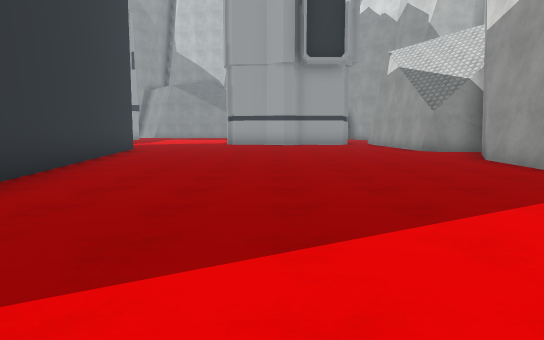
[1] (above)

24 first-person views from a walk through a scene from a Unity 3-D project. The camera is 1.3 m above the floor, tilts 6° down and sees 70° across. The floor is counted in squares, 2 m on a side. Each view is taken from the middle of a square. On the plan, view 1 faces up. The plan holds only what a view shows up to about 11 squares ahead; the rest is blank. The place goes on beyond the plan. The player is left out. Some surface patterns are stand-ins.

[2]
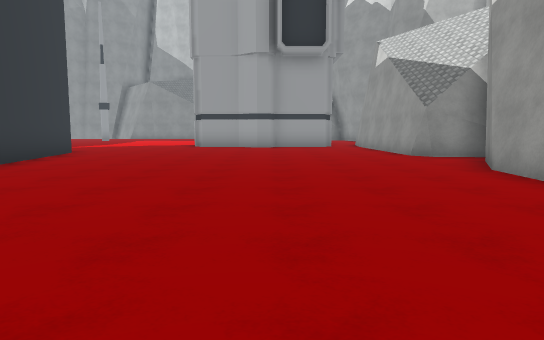

[3]
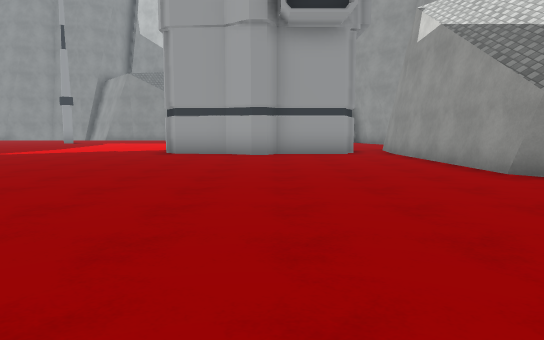

[4]
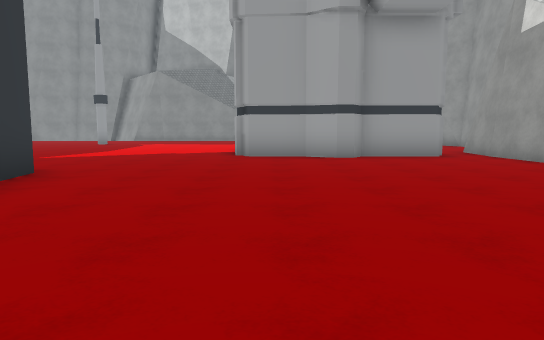

[5]
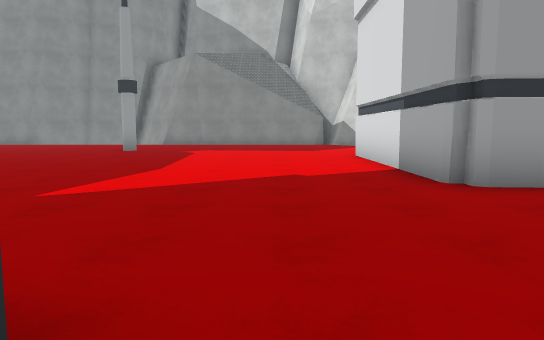

[6]
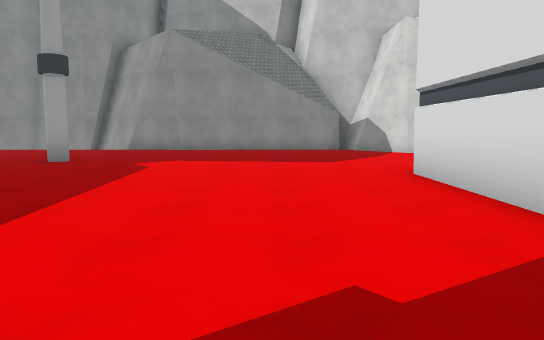

[7]
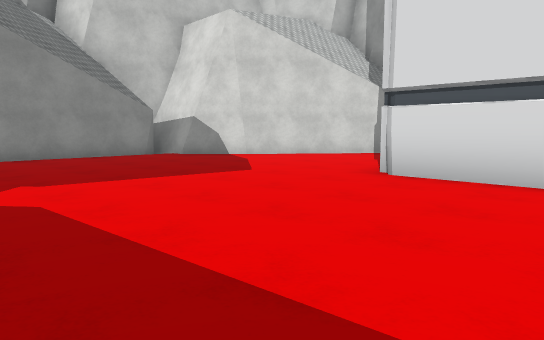

[8]
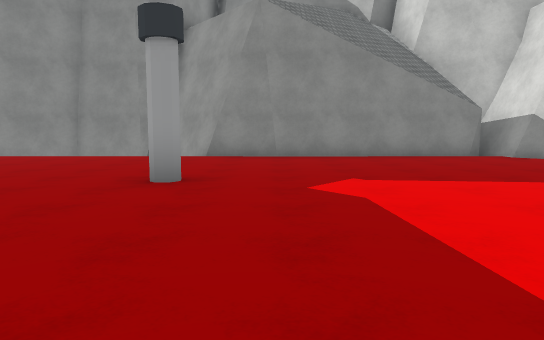

[9]
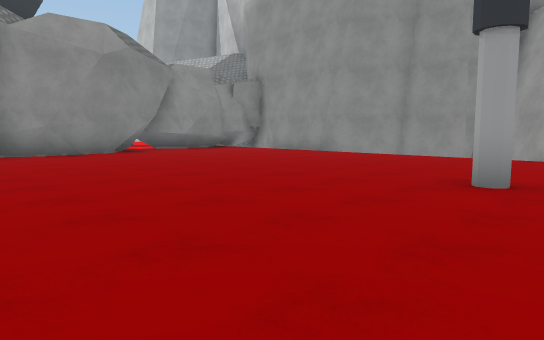

[10]
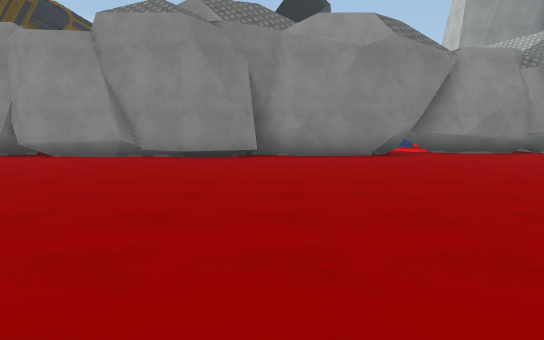

[11]
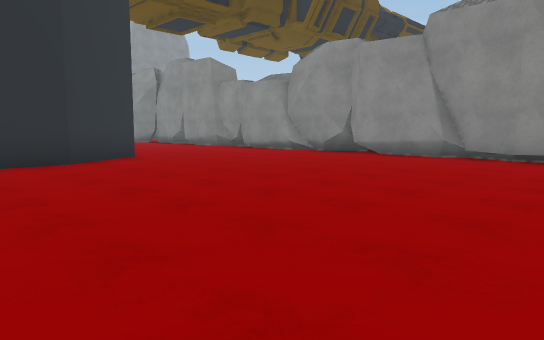

[12]
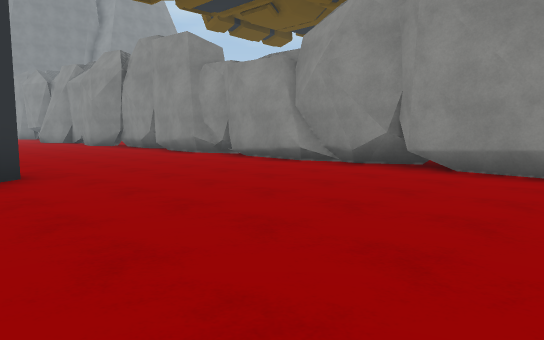

[13]
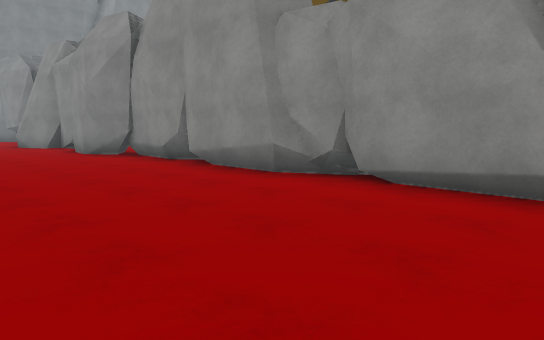

[14]
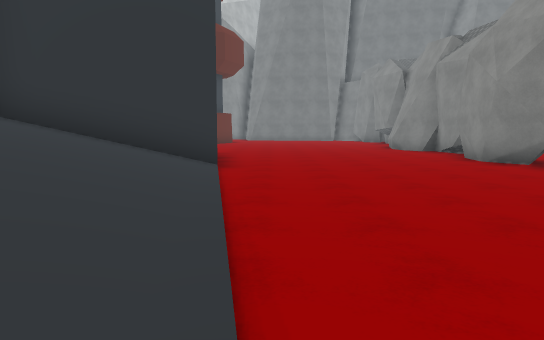

[15]
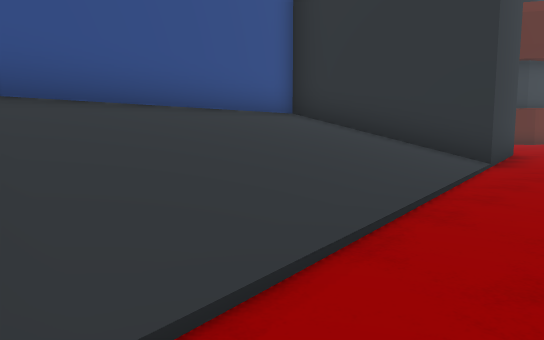

[16]
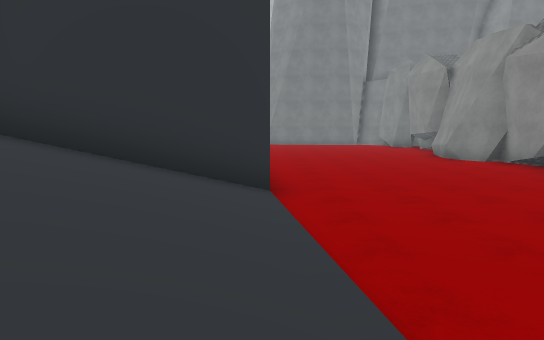

[17]
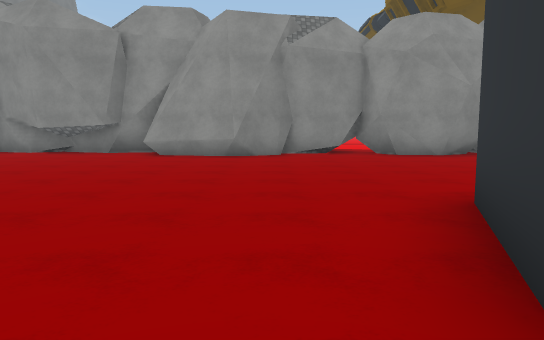

[18]
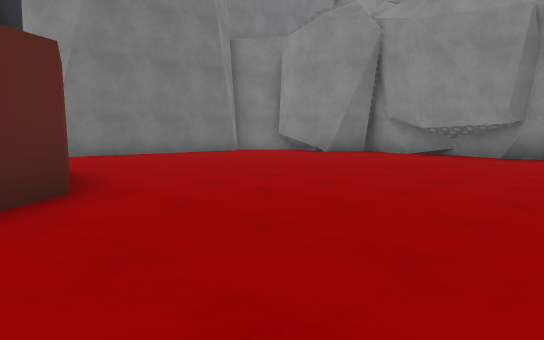

[19]
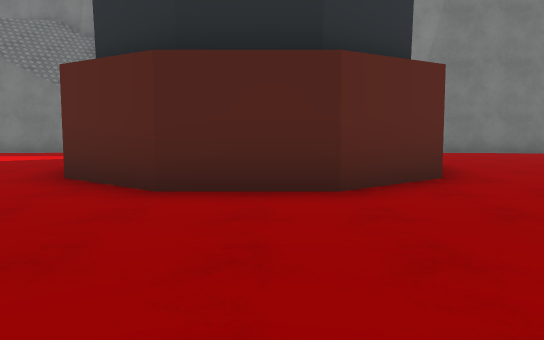

[20]
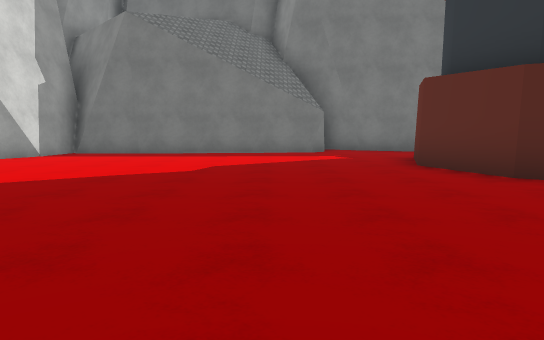

[21]
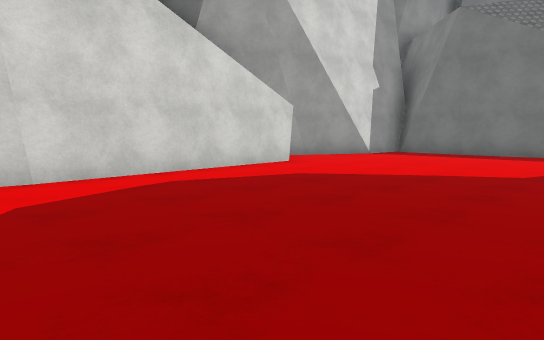

[22]
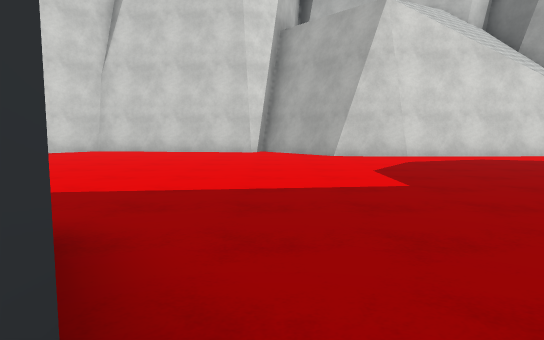

[23]
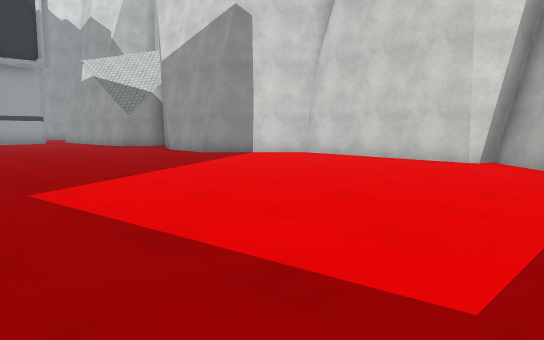

[24]
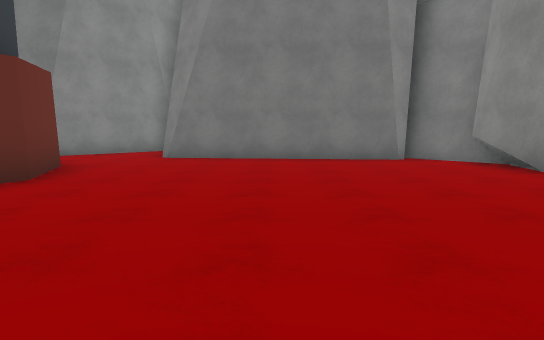

### Floor plan
Key: @ floor where view 1 was taken; # wall or solid block; . floor; / step, stairs or slope.
Columns run from 19 left of view 1 to 7 right of it. Each row starts with its distance up from view 1.
 30       #####       #
 29      ##   #########
 28  #   .............##
 27  #.................##
 26 ##..................##
 25 #....................##
 24 ##.........#..........
 23  #..................
 22  #................#
 21  #...............##
 20  ##..............#
 19   #..............#
 18   #..............#     .#
 17   #..............######.#
 16  ##........ .......##...#
 15  #.........  ...........#
 14  #.........  ...........#
 13  #......###   #.........#
 12  #.....##     #.........##
 11  #.....///    #..........#
 10  #.....////#  #..........#
  9  ##....////#  ##........##
  8  ##.....///##  #........#
  7  #......////#  #........#
  6  #......////#  #........##
  5  #......////#  #.........##
  4  #....../####   ..........#
  3  ##......#       .........#
  2  ##......#       .........#
  1  ##......#       ........##
  0  #.......###  ##...@.....#
 -1  #.........#  ...........##
 -2  ##..........  .........##
 -3   #..........   ........#
 -4   #...........   .......#
 -5  ##............ ........#
 -6  #............. ........#
 -7  ##.........##..........#
 -8  ##.......#####.........#
 -9  #........#   ##........##
-10  #........#    #.........#
-11  ##.......#    #.........#
-12   #.......#    .........##
-13   #........    .........#
-14   #######...   ..########
-15          ..#
-16          .##

Where each view was taken, in squares from view 1:
view 1: 0 up, 0 right, facing up
view 2: 2 up, 1 right, facing up
view 3: 6 up, 1 right, facing up
view 4: 7 up, 1 left, facing up
view 5: 12 up, 4 left, facing up
view 6: 16 up, 4 left, facing up
view 7: 19 up, 7 left, facing up-right
view 8: 19 up, 7 left, facing up
view 9: 19 up, 7 left, facing up-left
view 10: 21 up, 8 left, facing left
view 11: 21 up, 8 left, facing down-left
view 12: 18 up, 11 left, facing down-left
view 13: 13 up, 13 left, facing down-left
view 14: 11 up, 12 left, facing down
view 15: 11 up, 13 left, facing down-right
view 16: 9 up, 11 left, facing down
view 17: 2 down, 7 left, facing left
view 18: 4 down, 8 left, facing down-left
view 19: 3 down, 7 left, facing down
view 20: 3 down, 1 left, facing down
view 21: 3 down, 1 left, facing down-right
view 22: 1 down, 5 left, facing right
view 23: 3 down, 2 left, facing up-right
view 24: 5 down, 13 left, facing down
